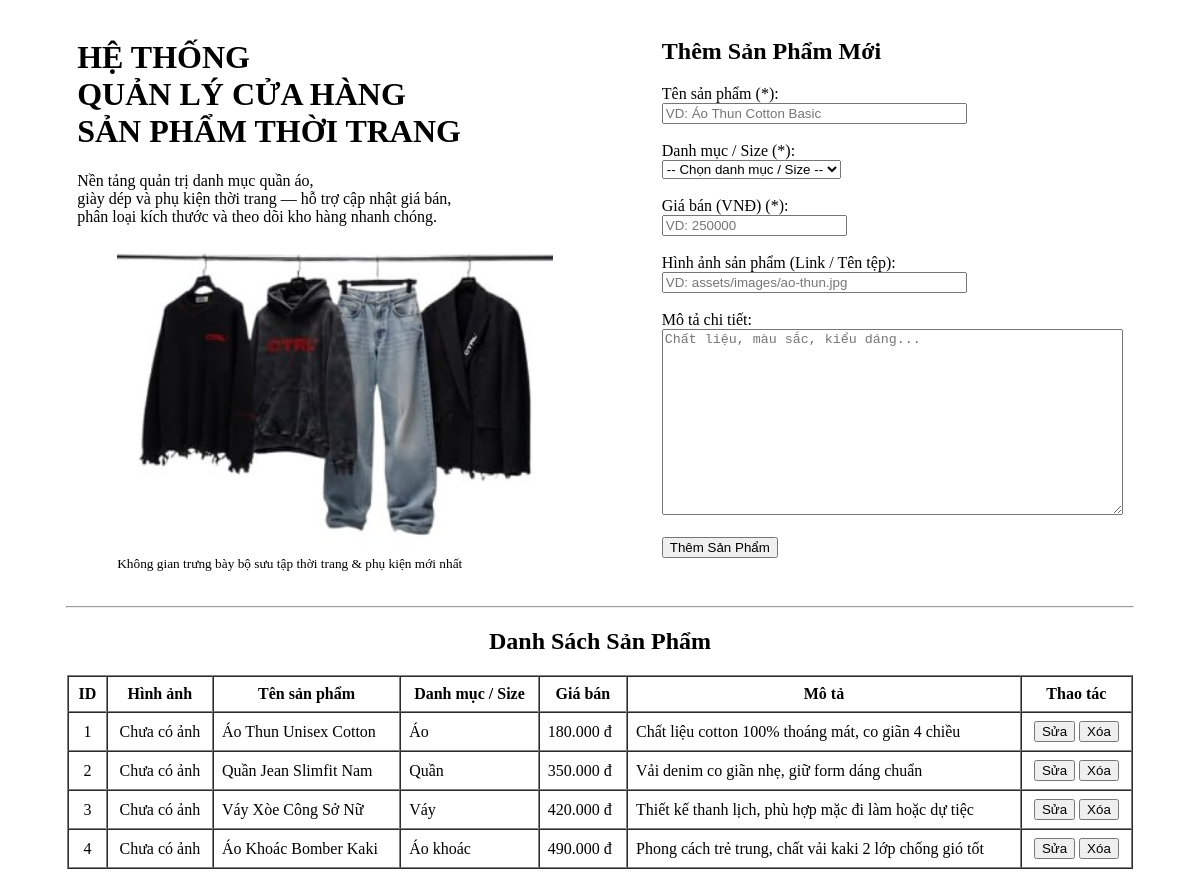
/, run on an earlier commit of the app's database.
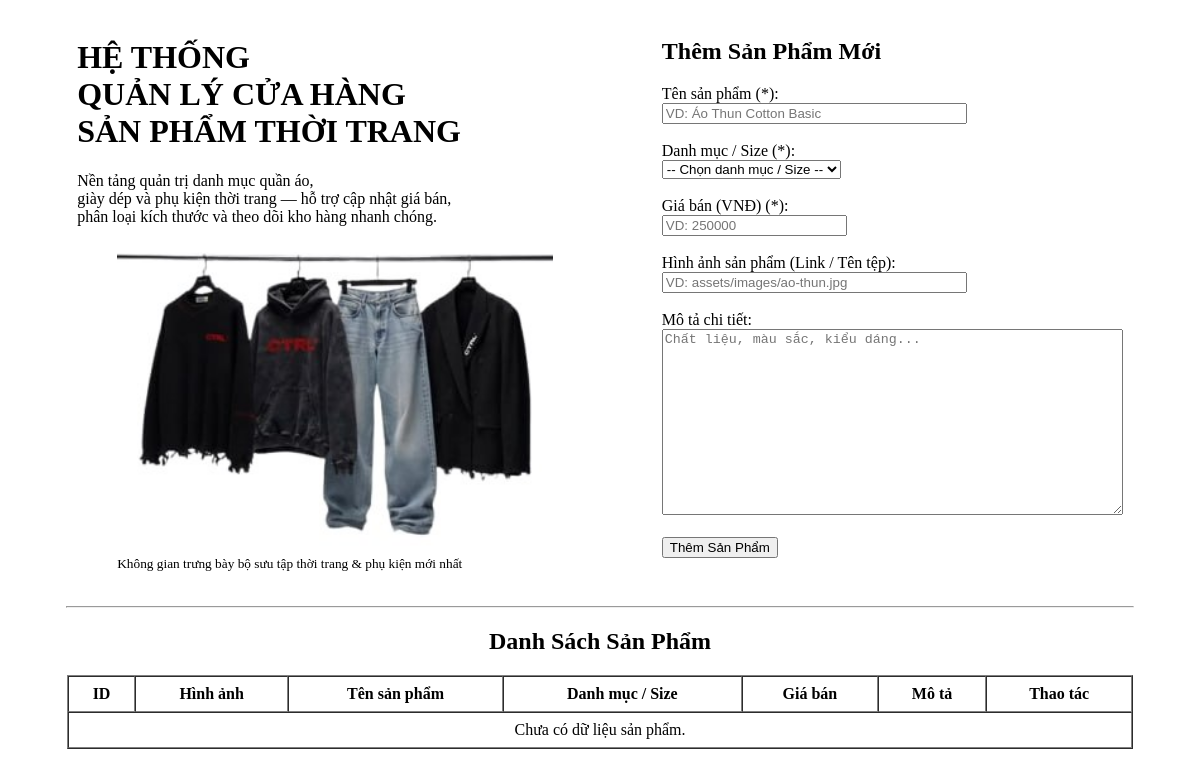
And on a later commit of the database.
### tables this page shows
CREATE TABLE IF NOT EXISTS `products` (
    `id` INT AUTO_INCREMENT PRIMARY KEY,
    `name` VARCHAR(255) NOT NULL,
    `category` VARCHAR(100) NOT NULL,
    `price` DECIMAL(12, 2) NOT NULL DEFAULT 0.00,
    'image' VARCHAR(255) NULL
    `quantity` INT NOT NULL DEFAULT 0,
    `description` TEXT NULL,
    `created_at` TIMESTAMP DEFAULT CURRENT_TIMESTAMP,
    `updated_at` TIMESTAMP DEFAULT CURRENT_TIMESTAMP ON UPDATE CURRENT_TIMESTAMP
);

### controllers/ProductController.php (called while the page is built, shortened)
<?php
require_once __DIR__ . '/../models/Product.php';
class ProductController {
    private Product $productModel;
    public function __construct() {
        $db = Database::getConnection();
        $this->productModel = new Product($db);
    }
    public function index(): void {
        $products = $this->productModel->getAll();
        require_once __DIR__ . '/../views/products/index.php';
    }
}

### models/Product.php (called while the page is built, shortened)
<?php
class Product {
    private $db;
    public function __construct($pdo) {
        $this->db = $pdo;
    }
    public function getAll() {
        $sql = "SELECT * FROM products";
        $stmt = $this->db->prepare($sql);
        $stmt->execute();
        return $stmt->fetchAll(PDO::FETCH_ASSOC);
    }
}
?>

### views/products/index.php (the view, shortened to what the changed rows need)
<!DOCTYPE html>
<html lang="vi">
<head>
</head>
<body>
    <main class="container">
        <table class="top-wrapper" width="90%" align="center" border="0" cellpadding="10" cellspacing="0">
            <tr valign="top">
                <td width="55%">
                    <header class="main-header">
                        <h1>
                            <strong>
                                HỆ THỐNG<br>
                                QUẢN LÝ CỬA HÀNG<br>
                                SẢN PHẨM THỜI TRANG<br>
                            </strong>
                        </h1>
                    </header>
                </td>
                <td width="45%">
                    <section class="form-section" id="product-form-area">
                        <h2><?= isset($editProduct) ? 'Cập Nhật Sản Phẩm' : 'Thêm Sản Phẩm Mới' ?></h2>
                    </section>
                </td>
            </tr>
        </table>
        <section class="table-section" id="product-list-area">
            <h2 align="center">Danh Sách Sản Phẩm</h2>
            <table class="product-table" id="productTable" border="1" cellpadding="8" cellspacing="0" width="90%" align="center">
                <thead>
                    <tr>
                        <th>ID</th>
                        <th>Hình ảnh</th>
                        <th>Tên sản phẩm</th>
                        <th>Danh mục / Size</th>
                        <th>Giá bán</th>
                        <th>Mô tả</th>
                        <th>Thao tác</th>
                    </tr>
                </thead>
                <tbody>
                    <?php if (!empty($products)): ?>
                        <?php foreach ($products as $item): ?>
                        <tr>
                            <td align="center"><?= $item['id'] ?></td>
                            <td align="center">
                                <?php if (!empty($item['image'])): ?>
                                    <img src="<?= htmlspecialchars($item['image']) ?>" alt="<?= htmlspecialchars($item['name']) ?>" class="product-img" width="60" height="60">
                                <?php else: ?>
                                    <span>Chưa có ảnh</span>
                                <?php endif; ?>
                            </td>
                            <td><?= htmlspecialchars($item['name']) ?></td>
                            <td><?= htmlspecialchars($item['category']) ?></td>
                            <td><?= number_format($item['price'], 0, ',', '.') ?> đ</td>
                            <td><?= htmlspecialchars($item['description']) ?></td>
                            <td class="action-buttons" align="center">
                                <input type="button" class="btn btn-edit" value="Sửa"
                                       onclick="window.location.href='index.php?action=edit&id=<?= $item['id'] ?>'">
                                <input type="button" class="btn btn-delete" value="Xóa"
                                       onclick="window.location.href='index.php?action=delete&id=<?= $item['id'] ?>'">
                            </td>
                        </tr>
                        <?php endforeach; ?>
                    <?php else: ?>
                        <tr>
                            <td colspan="7" align="center">Chưa có dữ liệu sản phẩm.</td>
                        </tr>
                    <?php endif; ?>
                </tbody>
            </table>
        </section>
    </main>
</body>
</html>

What changed in the data, as far as the page shows it:
removed products: id "1", shows "Chưa có ảnh", name "Áo Thun Unisex Cotton", category "Áo", price "180.000", description "Chất liệu cotton 100% thoáng mát, co giãn 4 chiều"
removed products: id "2", shows "Chưa có ảnh", name "Quần Jean Slimfit Nam", category "Quần", price "350.000", description "Vải denim co giãn nhẹ, giữ form dáng chuẩn"
removed products: id "3", shows "Chưa có ảnh", name "Váy Xòe Công Sở Nữ", category "Váy", price "420.000", description "Thiết kế thanh lịch, phù hợp mặc đi làm hoặc dự tiệc"
removed products: id "4", shows "Chưa có ảnh", name "Áo Khoác Bomber Kaki", category "Áo khoác", price "490.000", description "Phong cách trẻ trung, chất vải kaki 2 lớp chống gió tốt"
Also different on the page:
text now shown: "Chưa có dữ liệu sản phẩm."
